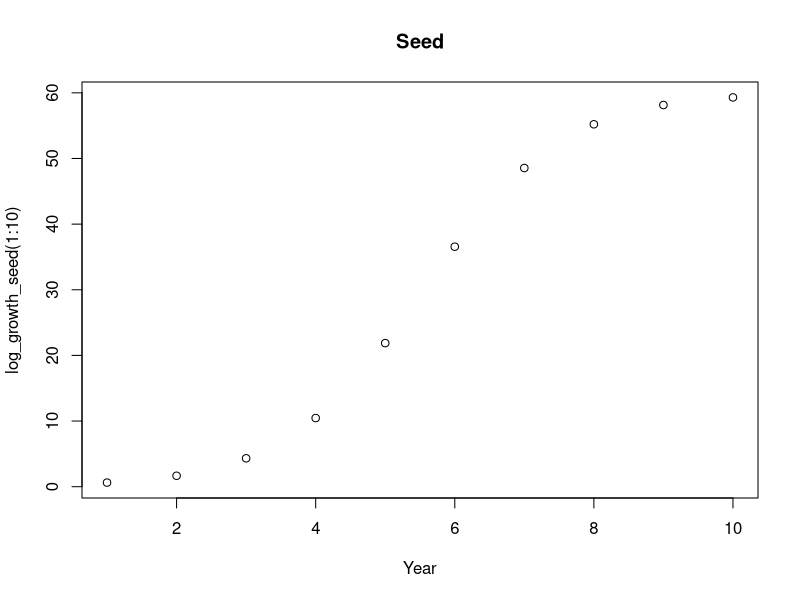
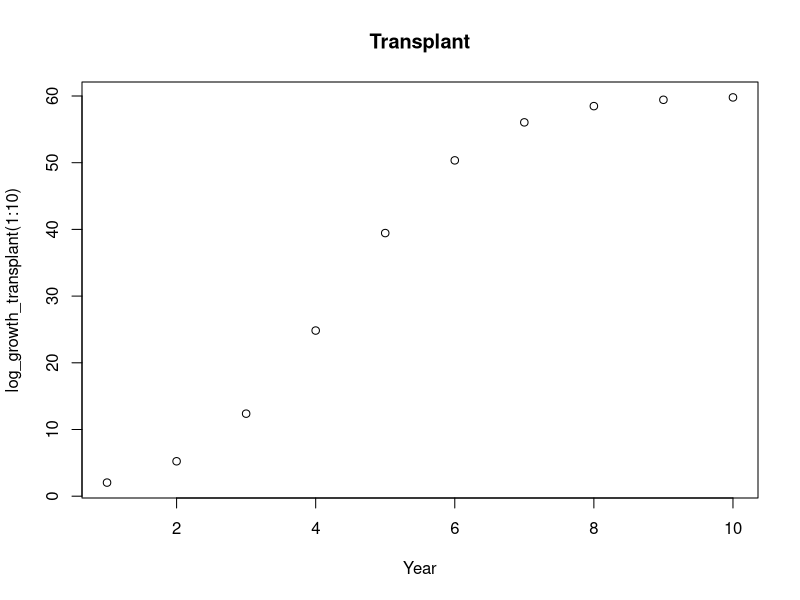
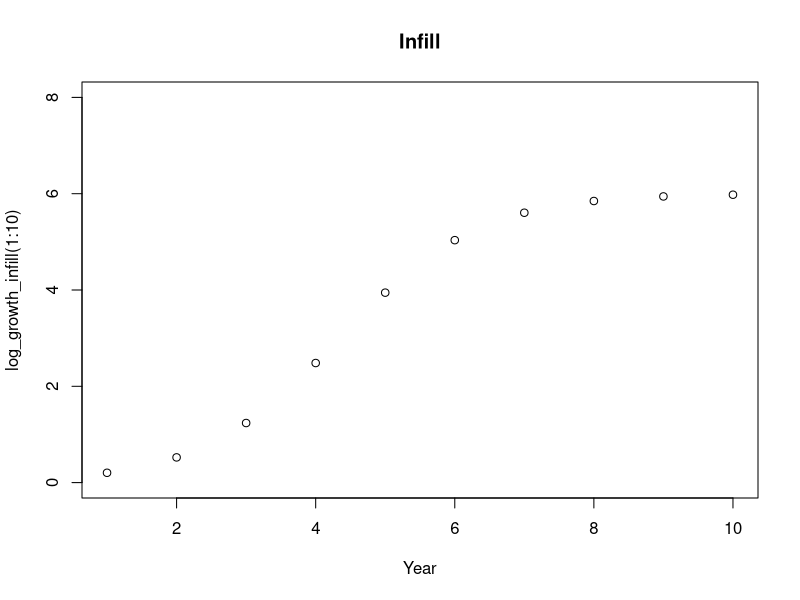
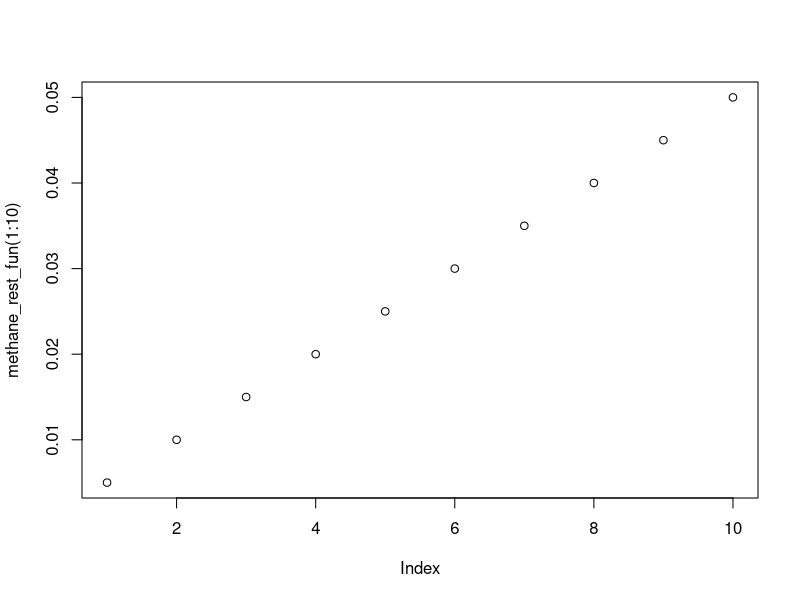

Write R code to recreate these figures, in order.
# create data table for simulations
# using reference model paramter values
# from the model_params dataframe
library(dplyr)
################################
# Define Paramters
################################
# DataFrame with Model Parameters
model_params <- data.frame(
  rbind(
    methane = list(mean = 0.03, sd = 0.005), #for baseline
    nitrous_oxide = list(mean = 0.06, sd = 0.03), #for baseline
    biomass = list(mean = 0, sd = 0), #for baseline
    soil = list(mean = 0.169, sd = 0.01) #baseline
  )
)

################################
# Define Functions
################################

# https://www.r-bloggers.com/2019/02/anatomy-of-a-logistic-growth-curve/
# https://www.tjmahr.com/anatomy-of-a-logistic-growth-curve/
# test: plot(logistic_growth(0:10))

### seeding growth curve ###
log_growth_seed<- function(years, scale = 1, asymptote = 60){
  asymptote = asymptote # max size of meadow
  scale=scale
  midpoint=length(years)/1.8 #midpoint at 5.55 years
  seagrass_area_ha <-asymptote / (1 + exp((midpoint - years)*scale))
  return(seagrass_area_ha)
}
plot(log_growth_seed(1:10), xlab = "Year",  main = "Seed") #take a look at the shape of the curve

### transplant growth curve ###
log_growth_transplant<- function(years, scale = 1, asymptote = 60, midpoint = NULL){
  asymptote = asymptote # max size of meadow
  scale=scale
  if (is.null(midpoint)){
    midpoint=length(years)/2.3 #midpoint at 4.3 yrs
  }
  seagrass_area_ha <-asymptote / (1 + exp((midpoint - years)*scale))
  return(seagrass_area_ha)
}
plot(log_growth_transplant(1:10), xlab = "Year", main = "Transplant") #take a look at the shape of the curve


### Infill growth curve ### 
# -- How to move the curve to the right 2 years? (no growth until after the infill)
log_growth_infill<- function(years, scale = 1, asymptote = 6, midpoint = NULL){  #why 4?? resolve
  asymptote = asymptote # max size of meadow
  scale=scale
  if (is.null(midpoint)){
    midpoint=length(years)/2.3 #midpoint at 4.3 yrs
  }
  seagrass_area_ha <-asymptote / (1 + exp((midpoint - years)*scale))
  return(seagrass_area_ha)
}
plot(log_growth_infill(1:10), xlab = "Year", main = "Infill", ylim = range(0,8)) #take a look at the shape of the curve



#### methane as a function of area ###
# methane at time 1 = area at time 1*0.0005

#asympt at 0.2 so... 0.2/60 = 0.0033

methane_rest_fun <- function(area, year){
  meth_rest <- area*0.005
  year = 
  print(meth_rest)
  return(meth_rest)
}
#did it even work? how do I tel... 
plot(methane_rest_fun(1:10))


create_seagrass_exp <- function(model_params){
  treatments <- c("Seed", "Transplant")
  restoration_status <- c("Baseline", "Restoration")
  year <- seq(from = 0, to = 10)
  plot_growth = cbind(year, project_size_ha = log_growth_transplant(year))
  # create full-factorial combination of the above descriptive variables
  df <- expand.grid(
    treatments=treatments,
    restoration_status=restoration_status,
    year=year)
  # create project size field
  df <- df %>% left_join(plot_growth, by=c('year'), copy=TRUE)
  # draw parameter values from the corresponding distribution
  df$methane_b <- rnorm(
    n = nrow(df),
    mean = as.numeric(model_params['methane','mean']),
    sd = as.numeric(model_params['methane','sd'])
    ) #produces a list of selected values (nrows long) from the provided distribution 
  df$nitrous_oxide_b <- rnorm(
    n = nrow(df),
    mean = as.numeric(model_params['nitrous_oxide','mean']),
    sd = as.numeric(model_params['nitrous_oxide','sd'])
  )
  # Modify some parameters based on descriptive variables
  # x <- df[which(df$restoration_status == 'Restoration'),]
  return(df)
}

################################
# Run Routines
################################
# Run functions:
df <- create_seagrass_exp(model_params)




### note on where I am leaving off: 

## I have the baselines for 3 scenarios (seed, transplant, and dredge) -  these are all the same
# next: generate the rest scenarios based on the growth curves. the g curves for seed and transplant are good, 
#but I need to shift the infill curve to the right. 
# add these rest value in the df at the end
